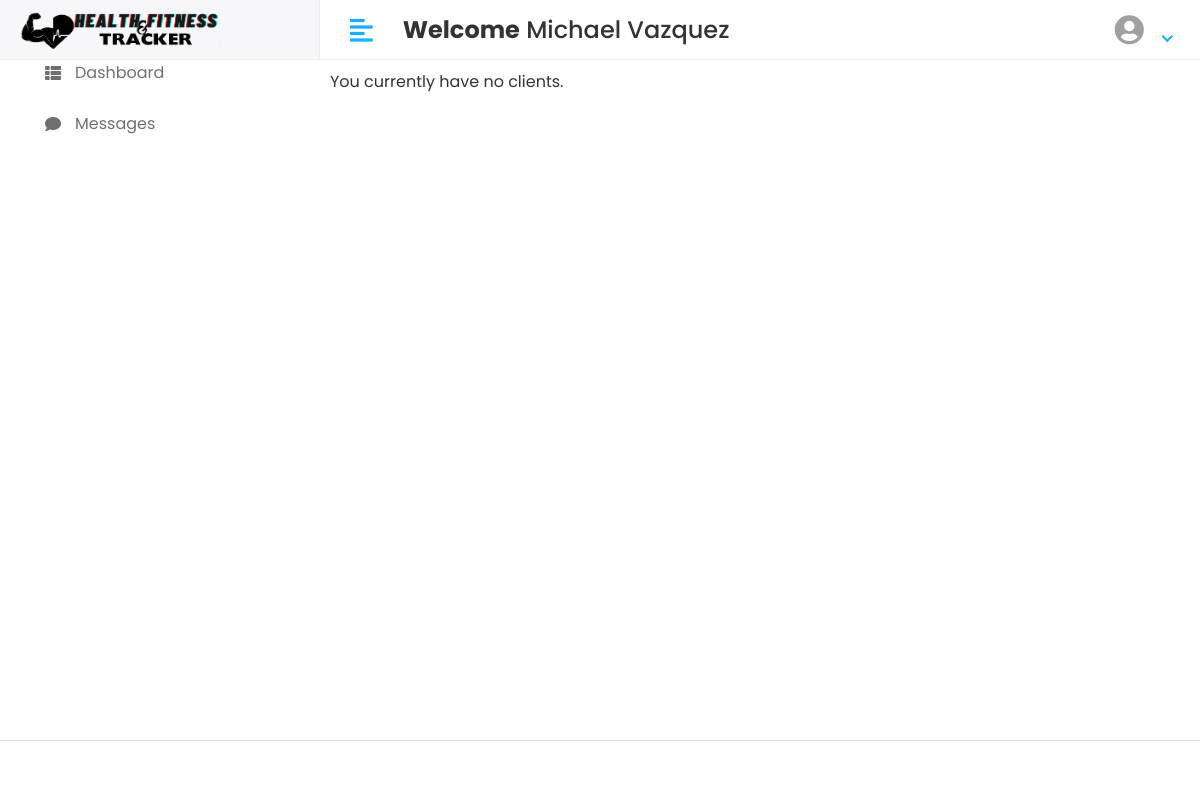
/trainer_dashboard/ (signed in), run on an earlier commit of the app's database.
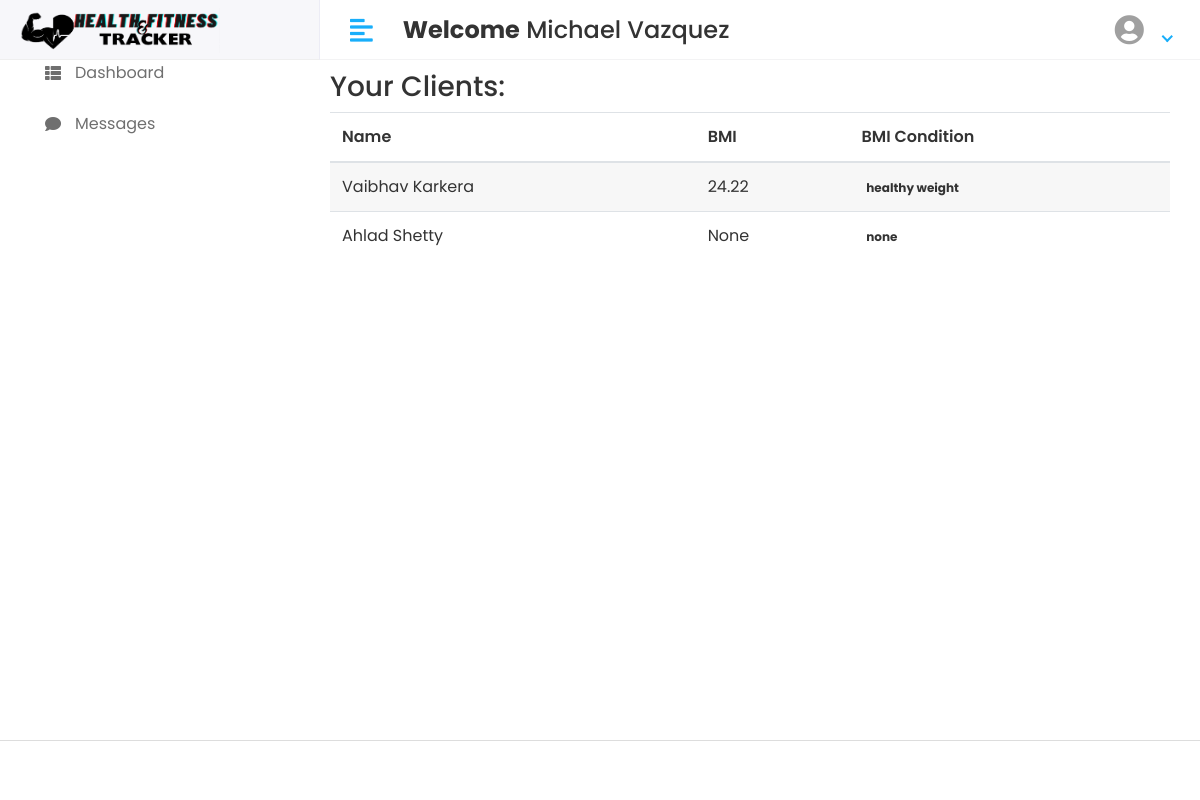
And on a later commit of the database.
### app/models.py (models this page shows, shortened)
class CustomUser(AbstractUser):
    USER = (
        ('1', 'USER'),
        ('2', 'TRAINER'),
        ('3', 'ADMIN')
    )
    user_type = models.CharField(choices=USER, max_length=50, default=1)
    selected_trainer = models.ForeignKey(
        'self',
        on_delete=models.SET_NULL,
        null=True,
        blank=True,
        related_name='clients',  # This is the reverse relation name
        default=None,
        limit_choices_to={'user_type': '1'}
    )

class BMILog(models.Model):
    user = models.ForeignKey('CustomUser', on_delete=models.CASCADE, related_name='bmi_records')
    height = models.DecimalField(max_digits=5, decimal_places=2)  # Height in centimeters
    weight = models.DecimalField(max_digits=5, decimal_places=2)  # Weight in kilograms
    bmi = models.DecimalField(max_digits=5, decimal_places=2)  # BMI value
    log_date = models.DateField(null=True, blank=True)

### health_and_fitness_tracker/trainer_views.py (the view)
# urls.py: path('trainer_dashboard/', trainer_views.trainer_dashboard, name='trainer_dashboard'),
def trainer_dashboard(request):
    clients_with_bmi = []
    for client in request.user.clients.all():
        latest_bmi_log = BMILog.objects.filter(user=client).order_by('-log_date').first()
        if latest_bmi_log:
            latest_bmi = latest_bmi_log.bmi
            bmi_condition = get_bmi_condition(latest_bmi)  # You need to define this function
            clients_with_bmi.append({
                'client': client,
                'client_name': client.get_full_name(),
                'latest_bmi': latest_bmi,
                'bmi_condition': bmi_condition,
            })
        else:
            clients_with_bmi.append({
                'client': client,
                'client_name': client.get_full_name(),
                'latest_bmi': None,
                'bmi_condition': None,
            })
    context = {
        'clients_with_bmi': clients_with_bmi,
    }
    return render(request, 'Trainer/home.html', context)

### health_and_fitness_tracker/trainer_views.py (called while the page is built)
def get_bmi_condition(bmi):
    if bmi < 18.5:
        return 'Underweight'
    elif 18.5 <= bmi < 24.9:
        return 'Healthy weight'
    elif 25 <= bmi < 29.9:
        return 'Overweight'
    else:
        return 'Obesity'

### template/Trainer/home.html (shortened to what this page needs)
{% extends 'trainer_base.html' %}
{% block content %}
<div class="page-header">
    {% if clients_with_bmi %}
        <h3>Your Clients:</h3>
        <div class="table-responsive">
            <table class="table table-striped">
                <thead>
                    <tr>
                        <th>Name</th>
                        <th>BMI</th>
                        <th>BMI Condition</th>
                    </tr>
                </thead>
                <tbody>
                    {% for client_info in clients_with_bmi %}
                        <tr>
                            <td>{{ client_info.client_name }}</td>
                            <td>{{ client_info.latest_bmi }}</td>
                            <td>
                                <span class="badge ">
                                    {{ client_info.bmi_condition|lower }}
                                </span>
                            </td>
                        </tr>
                    {% endfor %}
                </tbody>
            </table>
        </div>
    {% else %}
        <p>You currently have no clients.</p>
    {% endif %}
</div>
    {% endblock %}

What changed in the data, as far as the page shows it:
now on this page (row edited): CustomUser: client_name "Vaibhav Karkera", latest_bmi "24.22", bmi_condition "healthy weight"
added CustomUser: client_name "Ahlad Shetty", latest_bmi "None", bmi_condition "none"
Also different on the page:
text no longer shown: "You currently have no clients."
text now shown: "Your Clients: Name BMI BMI Condition"
